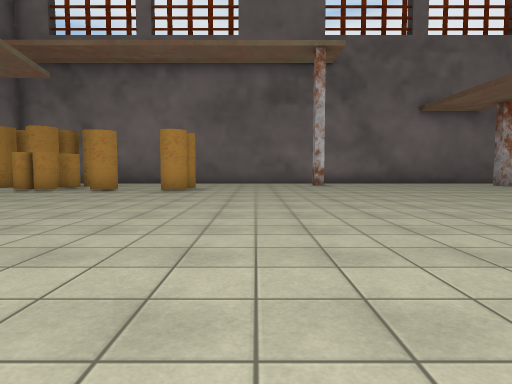
view 1 (above)

22 first-person views from a walk through a 3-D level made in the Unity game engine. The camera is 1.2 m above the floor, tilts 4° down and sees 75° across. The floor is counted in squares, 2 m on a side. Each view is taken from the middle of a square. On the plan, view 1 faces up. The plan holds only what a view shows up to about 10 squares ahead; the rest is blank. The place goes on beyond the plan. The player character is not drawn. Some animated figures are left out. Some surface patterns are stand-ins.

view 2
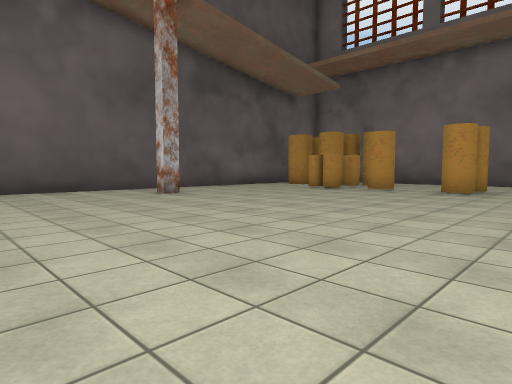

view 3
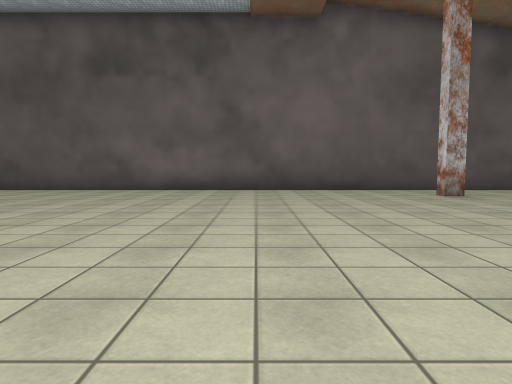

view 4
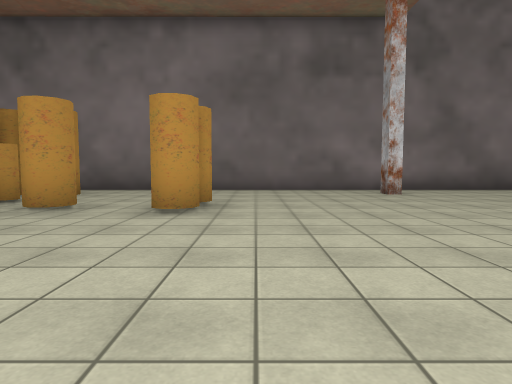

view 5
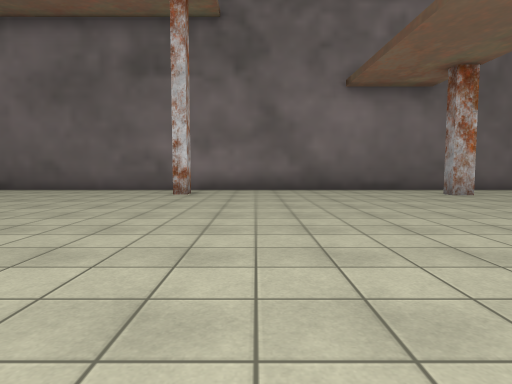

view 6
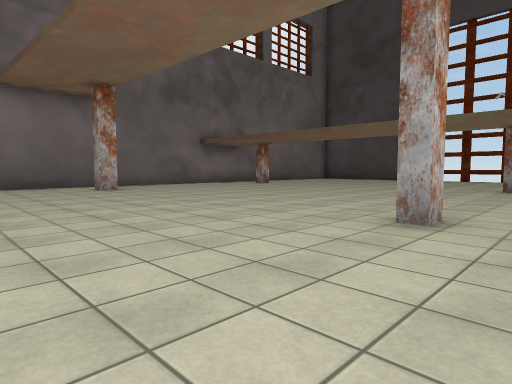

view 7
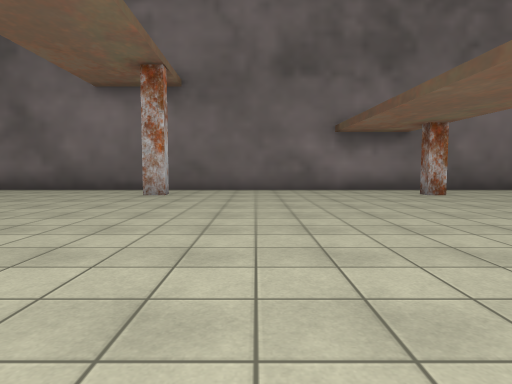

view 8
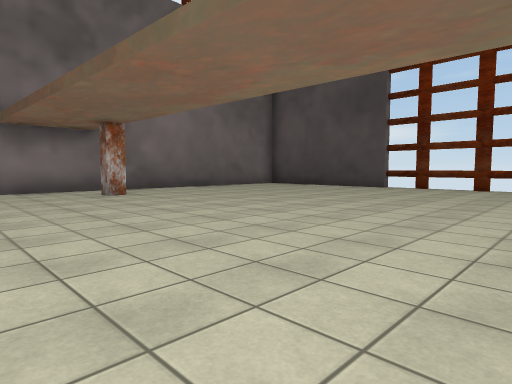

view 9
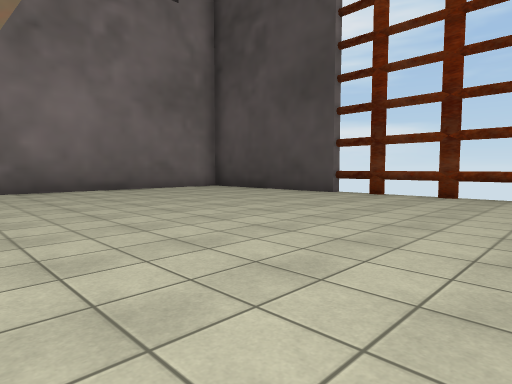

view 10
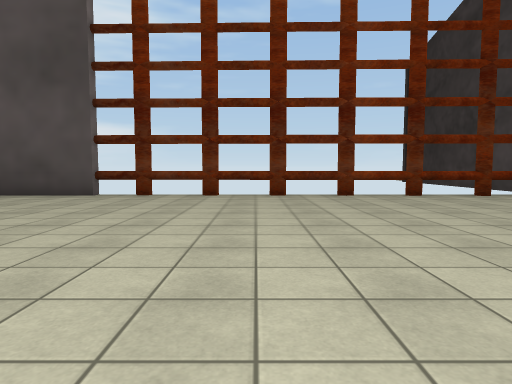

view 11
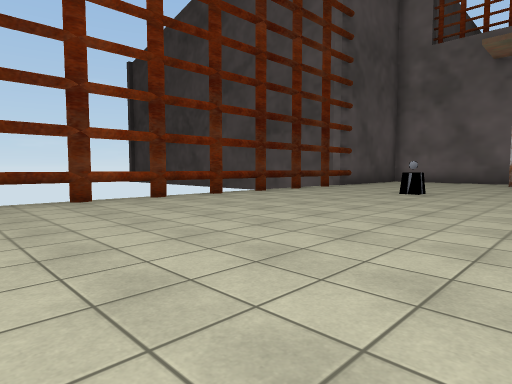

view 12
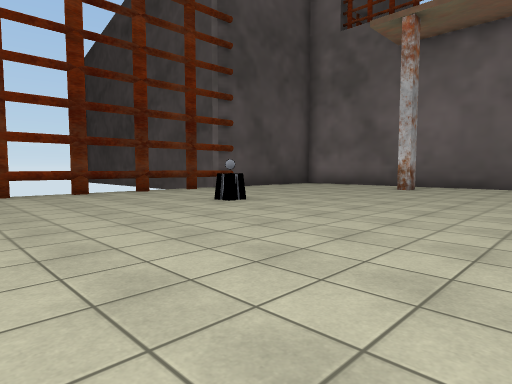

view 13
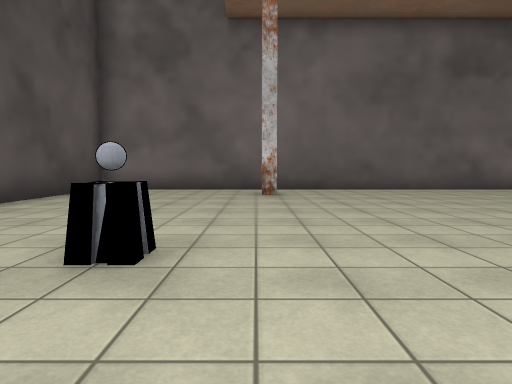

view 14
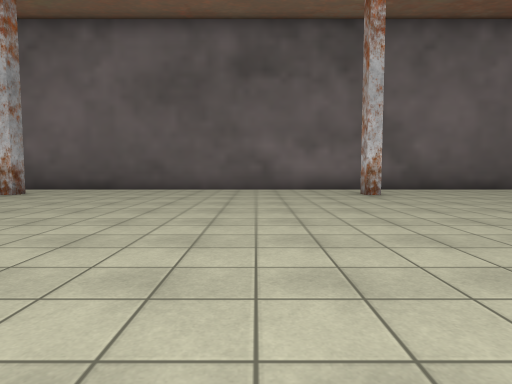

view 15
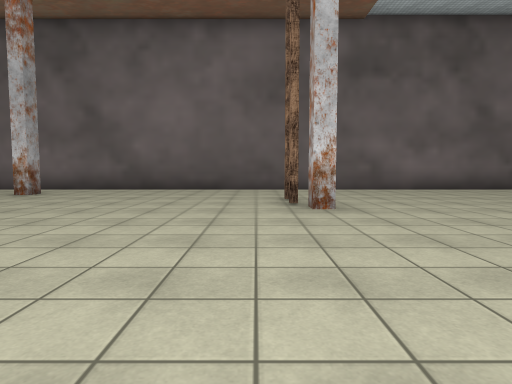

view 16
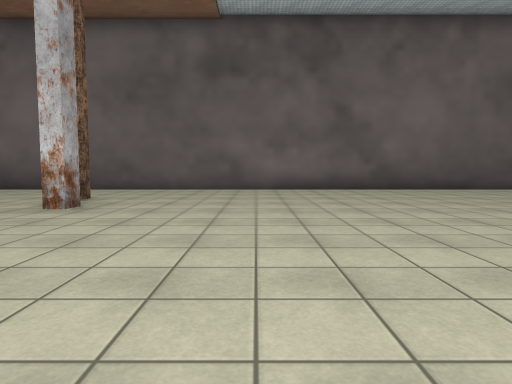

view 17
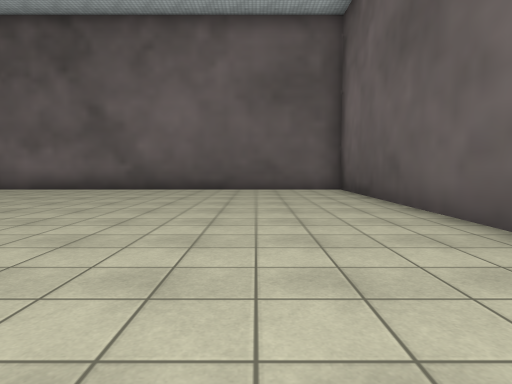

view 18
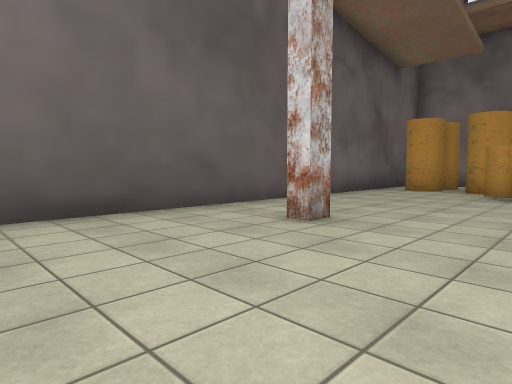

view 19
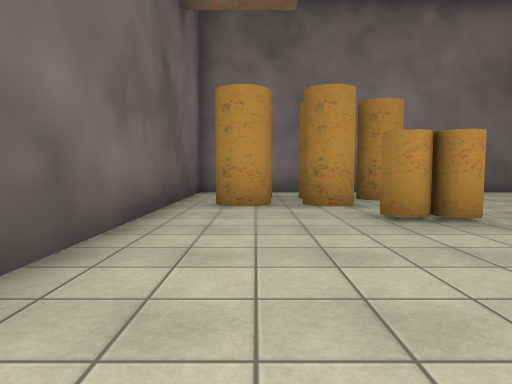

view 20
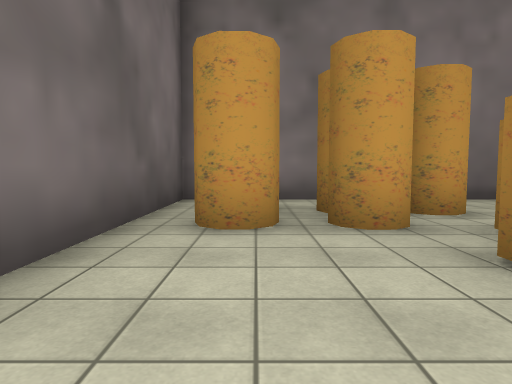

view 21
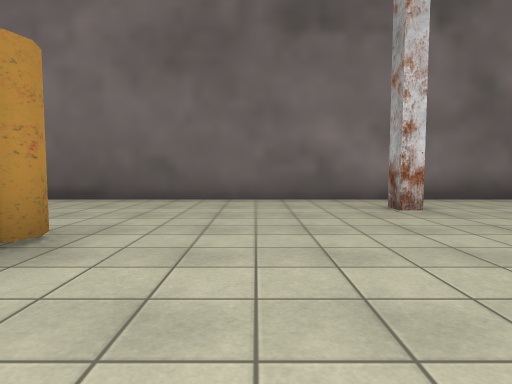

view 22
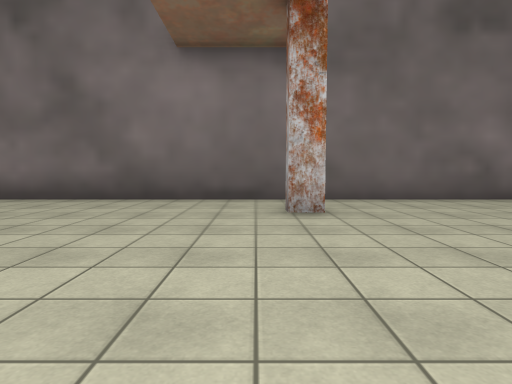

### Floor plan
Key: @ floor where view 1 was taken; # wall or solid block; x gap in a wall; . floor; O other object.
Columns run from 10 left of view 1 to 23 right of it. Each row starts with its distance up from view 1.
 14 ###############################
 13 #..............................
 12 #.###.......#......#.....#......
 11 #.###............................#
 10 #...#...#........................#
  9 #...#.#.#........................#
  8 #................................
  7 #................................
  6 #................................x
  5 #................................
  4 #.#..............................
  3 #............. ....#.....#.......x
  2 #............  .....      .......
  1 #...........            .........
  0 #.........@             .........x
 -1 #..........   .       . .........
 -2 #........... ...     ............x
 -3 #................   .........O...
 -4 #................. ..............
 -5 #................. .............#
 -6 #............#..................
 -7 #............#...................#
 -8 #................................#
 -9 #..................#........#... #
-10 #............................... #
-11 #################################

Where each view was taken, in squares from view 1:
view 1: 0 up, 0 right, facing up
view 2: 0 up, 0 right, facing up-left
view 3: 0 up, 0 right, facing left
view 4: 4 up, 1 left, facing up
view 5: 4 up, 4 right, facing up
view 6: 2 up, 5 right, facing up-right
view 7: 4 up, 11 right, facing up
view 8: 4 up, 12 right, facing up-right
view 9: 4 up, 15 right, facing up-right
view 10: 5 up, 15 right, facing right
view 11: 5 up, 16 right, facing down-right
view 12: 1 up, 14 right, facing down-right
view 13: 1 down, 18 right, facing down
view 14: 1 down, 12 right, facing down
view 15: 1 down, 4 right, facing down
view 16: 1 down, 0 right, facing down
view 17: 1 down, 7 left, facing down
view 18: 1 up, 5 left, facing up-left
view 19: 5 up, 8 left, facing up
view 20: 7 up, 8 left, facing up
view 21: 7 up, 0 right, facing up
view 22: 7 up, 8 right, facing up
